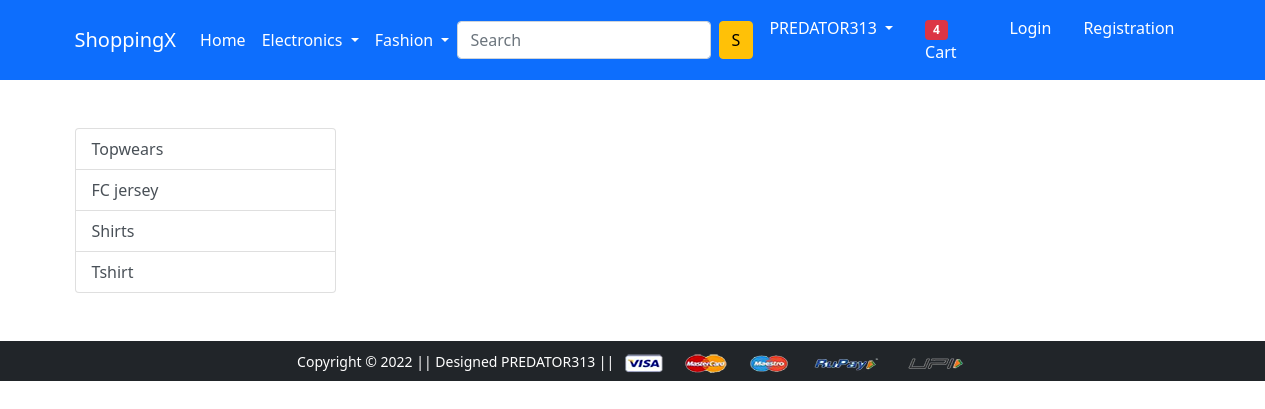
/topwears/, run on an earlier commit of the app's database.
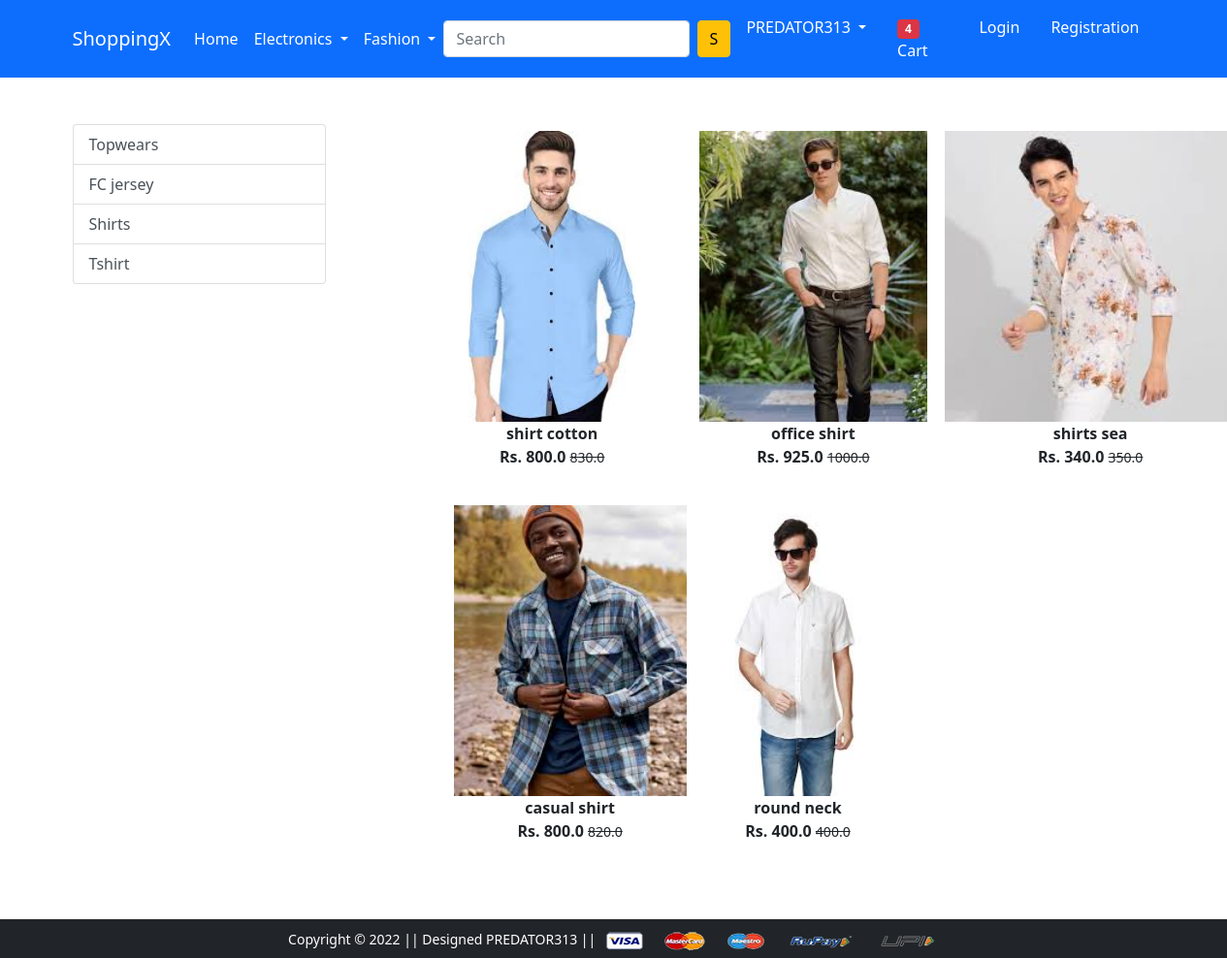
And on a later commit of the database.
### app/models.py (models this page shows, shortened)
class Product(models.Model):
    title=models.CharField(max_length=50)
    selling_price=models.FloatField()
    discount_price=models.FloatField()
    description=models.TextField()
    brand=models.CharField(max_length=100)
    category=models.CharField(choices=CATEGORY_CHOICES,max_length=2)
    product_image=models.ImageField(upload_to='productimg')

### app/views.py (the view)
# urls.py: path('topwears/',views.topwears,name='topwears'),
def topwears(request,data=None):
    if(data==None):
        topwears=Product.objects.filter(category='TW')
    elif(data=='Shirts' or data=='Tshirt' or data=='FC jersey'):
        topwears=Product.objects.filter(category='TW').filter(brand=data)
    return render(request,'app/topwears.html',{'topwears':topwears})

### app/templates/app/topwears.html (shortened to what this page needs)
{% extends 'app/base.html' %}
{% load static %}
{% block main-content %}
<div class="container my-5">
 <div class="row">
  <div class="col-sm-3">
    <div class="list-group">
        <a href="/topwears" class="list-group-item list-group-item-action">Topwears</a>
        <a href="/topwears/Liverpool" class="list-group-item list-group-item-action" aria-current="true">FC jersey</a>
        <a href="/topwears/shirts" class="list-group-item list-group-item-action"> Shirts</a>
        <a href="/topwerars/tshirts" class="list-group-item list-group-item-action">Tshirt</a>
    </div>
  </div>
  <div class="col-sm-8 offset-sm-1">
   <div class="row">
    {% for product in topwears %}
    <div class="col-sm-4 text-center mb-4">
        <a href="{% url 'product-detail' product.id %}" class="btn">
            <div class="item">
                <img src="{{product.product_image.url}}" alt="" height="300" class="">
                <div class="fw-bold">{{product.title}}</div>
                <div class="fw-bold">Rs. {{product.discount_price}}
                <small class="fw-light text-decoration-line-through">{{product.selling_price}}</small></div>
            </div>
        </a>
    </div>
    {% endfor %}
   </div>
  </div>
 </div>
</div>
{% endblock main-content %}

### app/templates/app/base.html (shortened to what this page needs)
<!doctype html>
{% load static %}
<html lang="en">
  <head>
    <link href="https://cdn.jsdelivr.net/npm/bootstrap@5.0.0-beta1/dist/css/bootstrap.min.css" rel="stylesheet">
    <link rel="stylesheet" href="{% static 'app/css/owl.carousel.min.css' %}">
    <link rel="stylesheet" href="{% static 'app/css/all.min.css' %}">
    <link rel="stylesheet" href="{% static 'app/css/style.css' %}">
  </head>
  <body>
    <nav class="navbar navbar-expand-lg navbar-dark bg-primary">
     <div class="container">
       <a class="navbar-brand" href="/">ShoppingX</a>
       <div class="collapse navbar-collapse" id="navbarSupportedContent">
         <ul class="navbar-nav me-auto mb-2 mb-lg-0">
           <li class="nav-item">
             <a class="nav-link active" aria-current="page" href="/">Home</a>
           </li>
           <li class="nav-item dropdown">
             <a class="nav-link dropdown-toggle text-white" href="#" id="electronicsDropdown" role="button" data-bs-toggle="dropdown" aria-expanded="false">
               Electronics
             </a>
           </li>
           <li class="nav-item dropdown">
             <a class="nav-link dropdown-toggle text-white" href="#" id="fashionDropdown" role="button" data-bs-toggle="dropdown" aria-expanded="false">
               Fashion
             </a>
           </li>
         </ul>
         <form class="d-flex">
           <input class="form-control me-2" type="search" placeholder="Search" aria-label="Search">
           <button class="btn btn-warning" type="submit">S</button>
         </form>
         <div>
          <ul class="navbar-nav me-auto mb-2 mb-lg-0">
           <li class="nav-item dropdown mx-2">
              <a class="nav-link dropdown-toggle text-white" href="#" id="profileDropdown" role="button" data-bs-toggle="dropdown" aria-expanded="false">
                PREDATOR313
              </a>
            </li>
            <li class="nav-item mx-2">
             <a href="{% url 'add-to-cart' %}" class="nav-link text-white"><span class="badge bg-danger">4</span> Cart </a>
            </li>
            <li class="nav-item mx-2">
             <a href="{% url 'login' %}" class="nav-link text-white">Login</a>
            </li>
            <li class="nav-item mx-2">
             <a href="{% url 'customerregistration' %}" class="nav-link text-white">Registration</a>
            </li>
          </ul>
         </div>
       </div>
     </div>
    </nav>
    {% block main-content %} {% endblock main-content %}
    <footer class="container-fluid bg-dark text-center p-2 mt-5">
        <small class="text-white">Copyright &copy; 2022 || Designed PREDATOR313 || </small>
        <img src="{% static 'app/images/payment.png' %}" alt="" srcset="" class="img-fluid" height="2px">
    </footer>
  </body>
</html>

What changed in the data, as far as the page shows it:
added Product: product_image (picture), title "shirt cotton", discount_price "800.0", selling_price "830.0"
added Product: product_image (picture), title "office shirt", discount_price "925.0", selling_price "1000.0"
added Product: product_image (picture), title "shirts sea", discount_price "340.0", selling_price "350.0"
added Product: product_image (picture), title "casual shirt", discount_price "800.0", selling_price "820.0"
added Product: product_image (picture), title "round neck", discount_price "400.0", selling_price "400.0"
